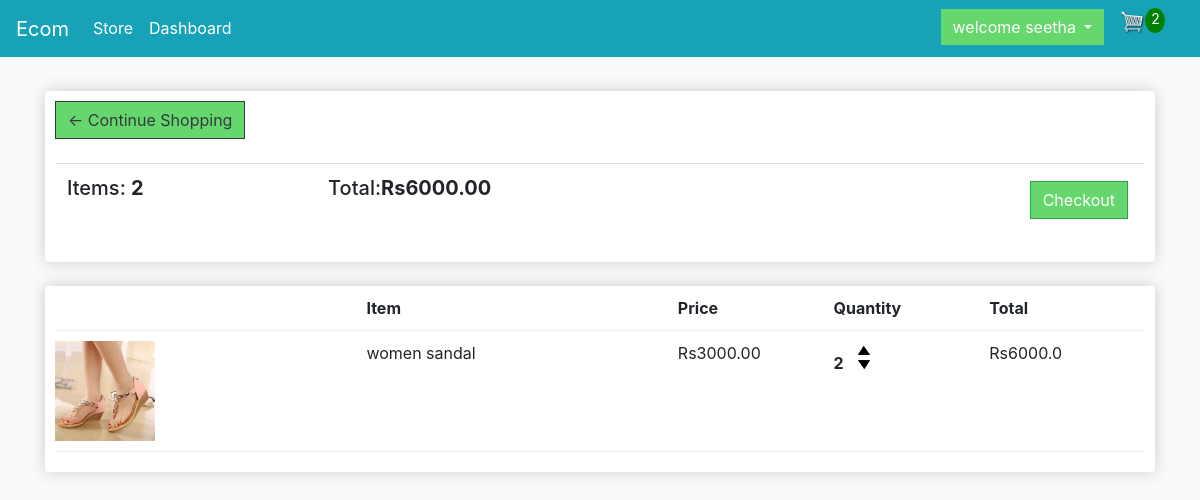
Page /cart/ (signed in) on the committed database.
### store/models.py (models this page shows, shortened)
class Order(models.Model):
	customer = models.ForeignKey(Customer, on_delete=models.SET_NULL, null=True, blank=True)
	date_ordered = models.DateTimeField(auto_now_add=True)
	complete = models.BooleanField(default=False)
	transaction_id = models.CharField(max_length=100, null=True)
	@property
	def get_cart_total(self):
		orderitems = self.orderitem_set.all()
		total = sum([item.get_total for item in orderitems])
		return total
	@property
	def get_cart_items(self):
		orderitems = self.orderitem_set.all()
		total = sum([item.quantity for item in orderitems])
		return total

class OrderItem(models.Model):
	product = models.ForeignKey(Product, on_delete=models.SET_NULL, null=True)
	order = models.ForeignKey(Order, on_delete=models.SET_NULL, null=True)
	quantity = models.IntegerField(default=0, null=True, blank=True)
	date_added = models.DateTimeField(auto_now_add=True)
	@property
	def get_total(self):
		total = self.product.price * self.quantity
		return total

class Product(models.Model):
	name = models.CharField(max_length=200)
	price = models.FloatField()
	digital = models.BooleanField(default=False,null=True, blank=True)
	image = models.ImageField(null=True, blank=True)
	@property
	def imageURL(self):
		try:
			url = self.image.url
		except:
			url = ''
		return url

### store/views.py (the view)
# urls.py: path('cart/', views.cart, name="cart"),
def cart(request):
	data = cartData(request)
	cartItems = data['cartItems']
	order = data['order']
	items = data['items']
	context = {'items':items, 'order':order, 'cartItems':cartItems}
	return render(request, 'store/cart.html', context)

### store/utils.py (called while the page is built)
def cartData(request):
	if request.user.is_authenticated:
		customer = request.user.customer
		order, created = Order.objects.get_or_create(customer=customer, complete=False)
		items = order.orderitem_set.all()
		cartItems = order.get_cart_items
	else:
		cookieData = cookieCart(request)
		cartItems = cookieData['cartItems']
		order = cookieData['order']
		items = cookieData['items']
	return {'cartItems':cartItems ,'order':order, 'items':items}

### store/templates/store/cart.html
{% extends 'store/main.html' %}
{% load static %}
{% block content %}
  <div class="row">
  	{% if not user.is_authenticated %}
          <a class="nav-link" href="{% url 'log' %}">Login Here<span class="sr-only">(current)</span></a>
	{% else %}
		<div class="col-lg-12">
			<div class="box-element">
				<a  class="btn btn-outline-dark" href="{% url 'store' %}">&#x2190; Continue Shopping</a>
				<br>
	            <br>
	<table class="table">
		<tr>
			<th><h5>Items: <strong>{{order.get_cart_items}}</strong></h5></th>
			<th><h5>Total:<strong>Rs{{order.get_cart_total|floatformat:2}}</strong></h5></th>
			<th>
				<a  style="float:right; margin:5px;" class="btn btn-success" href="{% url 'checkout' %}">Checkout</a>
			</th>
		</tr>
	</table>
			</div>
			<br>
			<div class="box-element">
				<div class="cart-row">
					<div style="flex:2"></div>
					<div style="flex:2"><strong>Item</strong></div>
					<div style="flex:1"><strong>Price</strong></div>
					<div style="flex:1"><strong>Quantity</strong></div>
					<div style="flex:1"><strong>Total</strong></div>
				</div>
				{%for item in items%}
				<div class="cart-row">
					<div style="flex:2"><img class="row-image" src="{{item.product.imageURL}}"></div>
					<div style="flex:2"><p>{{item.product.name}}</p></div>
					<div style="flex:1"><p>Rs{{item.product.price|floatformat:2}}</p></div>
					<div style="flex:1">
						<p class="quantity">{{item.quantity}}</p>
						<div class="quantity">
							<img data-product="{{item.product.id}}" data-action="add" class="chg-quantity update-cart" src="{% static  'images/3+arrow-up.png' %}">
							<img data-product="{{item.product.id}}" data-action="remove" class="chg-quantity update-cart" src="{% static  'images/2+arrow-down.png' %}">
						</div>
					</div>
					<div style="flex:1"><p>Rs{{item.get_total}}</p></div>
				</div>
				{%endfor%}
			</div>
		</div>
		{% endif %}
	</div>
{% endblock content %}

### store/templates/store/main.html (shortened to what this page needs)
<!DOCTYPE html>
{% load static %}
<html>
<head>
  <link rel="stylesheet" href="https://stackpath.bootstrapcdn.com/bootstrap/4.4.1/css/bootstrap.min.css">
  <link rel="stylesheet" type="text/css" href="{% static 'css/main.css' %}">
</head>
<body>
  <nav class="navbar navbar-expand-sm bg-info navbar-dark">
    <a class="navbar-brand" href="{% url 'store' %}">Ecom</a>
    <div class="collapse navbar-collapse" id="navbarSupportedContent">
      <ul class="navbar-nav mr-auto">
        <li class="nav-item active">
          <a class="nav-link" href="{% url 'store' %}">Store <span class="sr-only">(current)</span></a>
        </li>
      {% if not user.is_authenticated %}
       <li class="nav-item active">
          <a class="nav-link" href="{% url 'about' %}">AboutUs <span class="sr-only">(current)</span></a>
        </li>
        <li class="nav-item active">
          <a class="nav-link" href="{% url 'contact' %}">Contact Us<span class="sr-only">(current)</span></a>
        </li>
        <li class="nav-item active">
          <a class="nav-link" href="{% url 'log'%}">Signin<span class="sr-only">(current)</span></a>
        </li>
    {% else %}
        <li class="nav-item active" style="margin-right: 700px">
          <a class="nav-link" href="{% url 'dsh' %}">Dashboard <span class="sr-only">(current)</span></a>
        </li>
       <li class="dropdown">
              <button type="button" class="btn btn-info dropdown-toggle" data-toggle="dropdown">
                welcome {{request.user}}
              </button>
        </li>
{% endif %}
         <li class="nav-item active">
        <a href="{% url 'cart' %}">
          <img  id="cart-icon" src="{% static 'images/cart.png' %}">
        </a></li>
        <p id="cart-total">{{cartItems}}</p>
      </div>
  </nav>
     <div class="container">
            <br>
            {% block content %}
            {% endblock content %}
         </div>
</body>
</html>

### static/css/main.css (style rules this page uses)
body { background-color: hsl(0, 0%, 98%); }
h1,h2,h3,h4,h5,h6 { color:(360, 0%, 30%); }
.box-element { box-shadow:hsl(0, 0%, 80%) 0 0 16px; background-color:#fff; border-radius: 4px; padding: 10px; }
#cart-icon { width:25px; display: inline-block; margin-left: 15px; }
#cart-total { display: block; text-align: center; color:#fff; background-color:green; width: 20px; height: 25px; border-radius: 50%; font-size: 14px; }
.col-lg-4, .col-lg-6, .col-lg-8, .col-lg-12 { margin-top: 10px; }
.btn { border-radius: 0; background-color:#65d76c; }
.row-image { width: 100px; }
.cart-row { display: flex; align-items: flex-stretch; padding-bottom: 10px; margin-bottom: 10px; border-bottom: 1px solid #ececec; }
.quantity { display: inline-block; font-weight: 700; padding-right:10px; }
.chg-quantity { width: 12px; cursor: pointer; display: block; margin-top: 5px; transition:.1s; }

### rows in the picture
Order: get_cart_items "2", get_cart_total "6000.00"
OrderItem: product.imageURL (picture), product.name "women sandal", product.price "3000.00", quantity "2", get_total "6000.0"

### other values in the picture
{{ request.user }} "seetha"
{{ cartItems }} "2"
